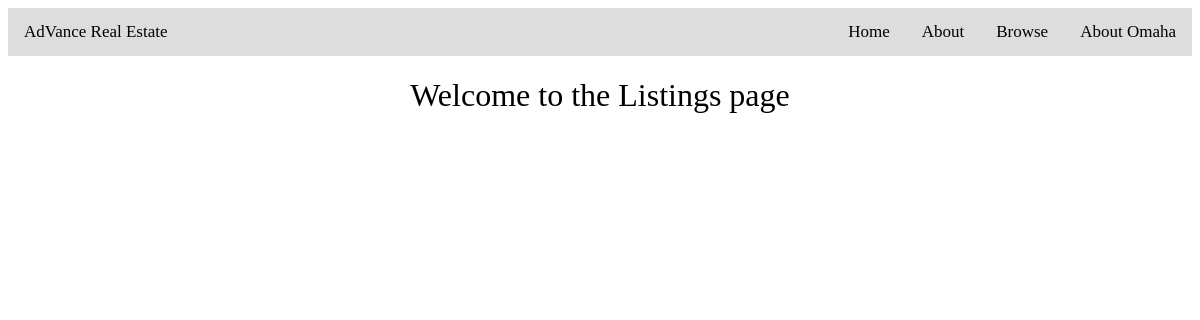
/browse/, run on an earlier commit of the app's database.
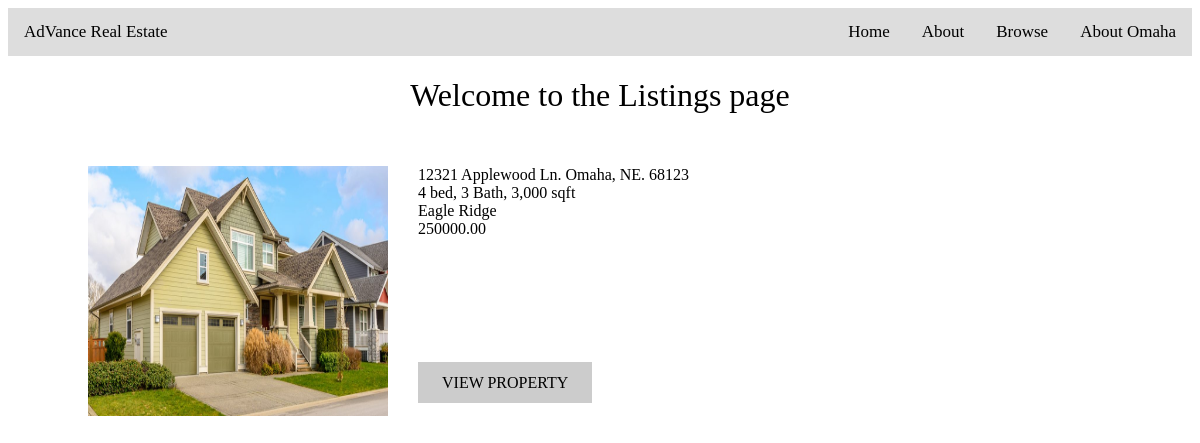
And on a later commit of the database.
### broker/models.py (models this page shows, shortened)
class Listing(models.Model):
    listing_address = models.CharField(max_length=50)
    listing_price = MoneyField(decimal_places=2, default=0, default_currency='USD', max_digits=20)
    listing_description = models.TextField(max_length=300)
    listing_features = models.CharField(max_length=200)
    listing_type = models.CharField(max_length=50)
    listing_neighborhood = models.CharField(max_length=50)
    listing_image1 = models.ImageField(default='default.jpg', upload_to='listing_pic')
    listing_image2 = models.ImageField(default='default.jpg', upload_to='listing_pic')
    listing_image3 = models.ImageField(default='default.jpg', upload_to='listing_pic')
    listing_image4 = models.ImageField(default='default.jpg', upload_to='listing_pic')
    listing_image5 = models.ImageField(default='default.jpg', upload_to='listing_pic')
    Available = 'Available'
    Pending = 'Pending'
    Sold = 'Sold'
    LISTING_STATUS_CHOICES = [(Available, 'Available'), (Pending, 'Pending'), (Sold, 'Sold')]
    listing_availability = models.CharField(max_length=9, choices=LISTING_STATUS_CHOICES, default=LISTING_STATUS_CHOICES[0])
    def get_absolute_url(self):
        return reverse('details', args=[self.id])

### broker/views.py (the view)
# urls.py: path('browse/', PropertyListView.as_view(), name='browse'),
class PropertyListView(ListView):
    model = Listing
    template_name = 'broker/browse.html'
    context_object_name = 'listings'

### broker/templates/broker/browse.html
{% extends "broker/base.html" %}
{% block content %}
    <body>
        <h1 style="text-align: center">Welcome to the Listings page</h1>
        <ul class="list-group-horizontal">
            {% for listing in listings %}
                <li style="display: inline-block; padding: 30px 40px">
                    <img src="{{ listing.listing_image1.url }}" style="width:300px; height:250px; float:left; margin-right: 30px">
                    <span>{{ listing.listing_address }}<br>{{ listing.listing_features }}<br>{{ listing.listing_neighborhood}}<br>{{ listing.listing_price }}</span>
                    <p style="padding-top: 120px"><a class="link" href={{ listing.get_absolute_url }}>View Property</a></p>
                </li>
            {% endfor %}
        </ul>
    </body>
{% endblock content %}

### broker/templates/broker/base.html (shortened to what this page needs)
{% load static %}
<!DOCTYPE html>
<html lang="en">
<head>
    <link rel="stylesheet" type="text/css" href="{% static 'broker/main.css' %}">
</head>
<body>
    <div class="topnav">
      <a href="{% url 'index' %}">AdVance Real Estate</a>
      <a href="{% url 'fun' %}" class="split">About Omaha</a>
      <a href="{% url 'browse' %}" class="split">Browse</a>
      <a href="{% url 'about' %}" class="split">About</a>
      <a href="{% url 'index' %}" class="split">Home</a>
    </div>
    <div>{% block content %}{% endblock %}</div>
</body>
</html>

### broker/static/broker/main.css (style rules this page uses)
.topnav { background-color: #ddd; color: black; overflow: hidden; }
.topnav a { float: left; color: black; text-align: center; padding: 14px 16px; text-decoration: none; font-size: 17px; }
.topnav a.split { float: right; background-color: #ddd; color: black; }
h1, h2, h3, h4, h5, h6, p { color: black; font-weight: normal }
a.link { background-color: #ccc; color: black; padding: 0.75em 1.5em; text-decoration: none; text-transform: uppercase; }

What changed in the data, as far as the page shows it:
added Listing: listing_image1 (picture), listing_address "12321 Applewood Ln. Omaha, NE. 68123", listing_features "4 bed, 3 Bath, 3,000 sqft", listing_neighborhood "Eagle Ridge", listing_price "250000.00"
